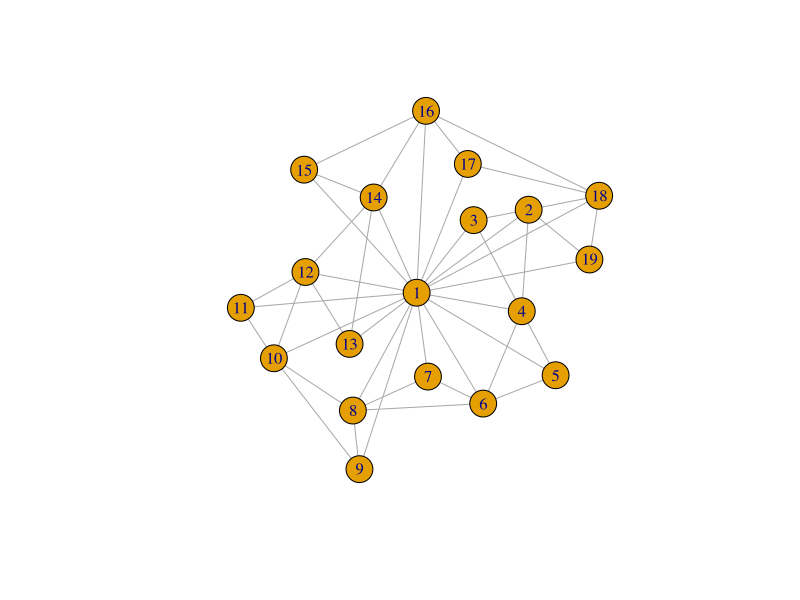
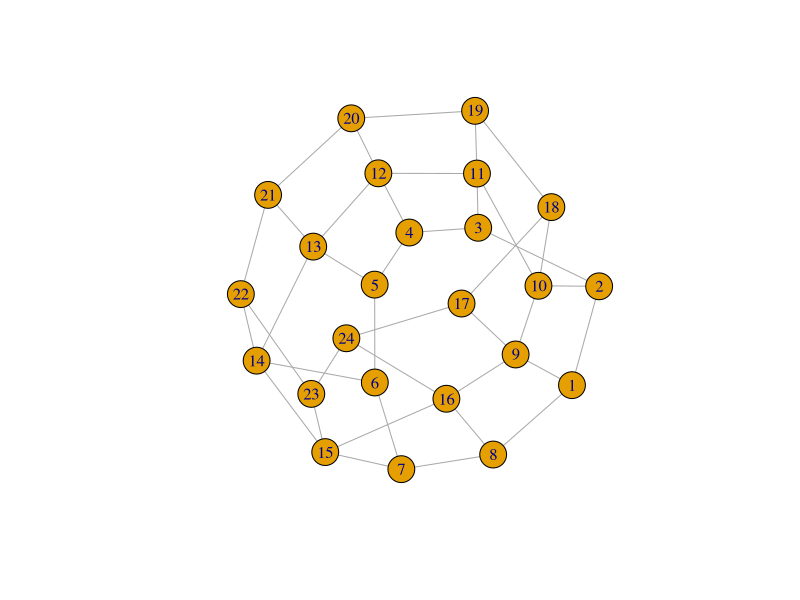
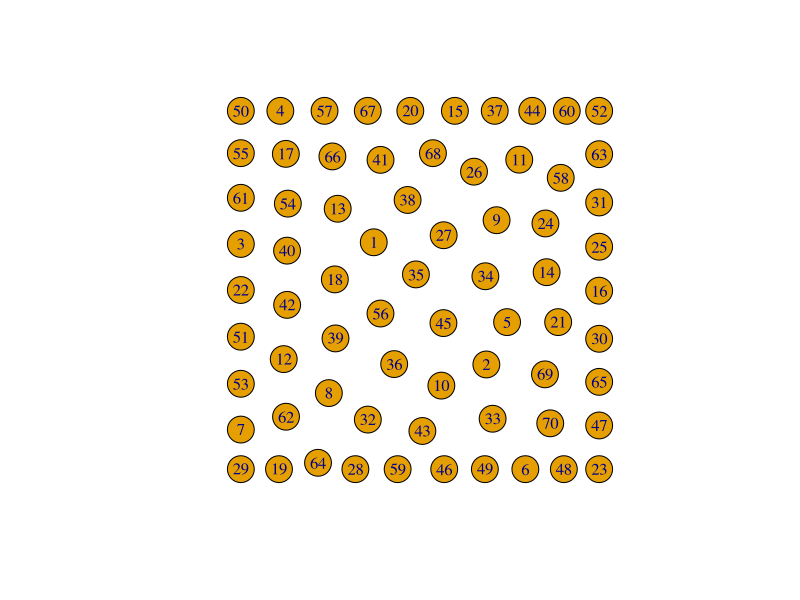
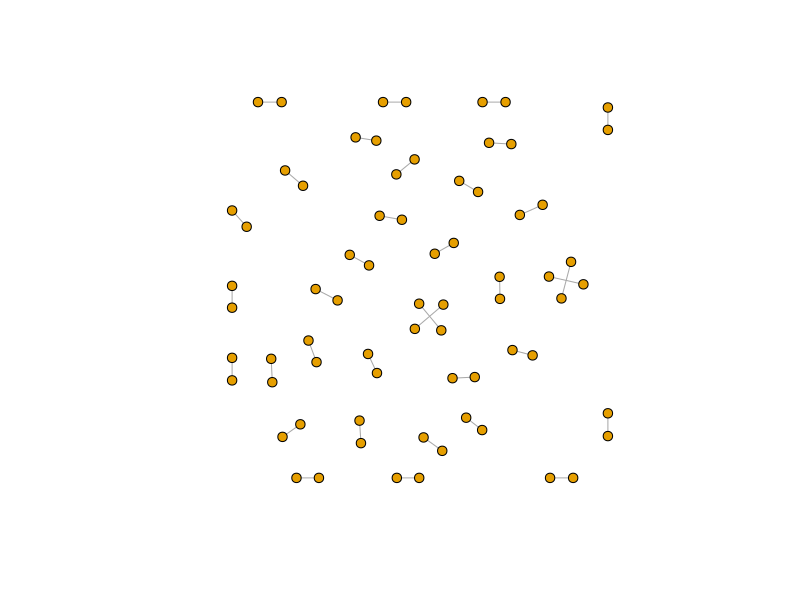
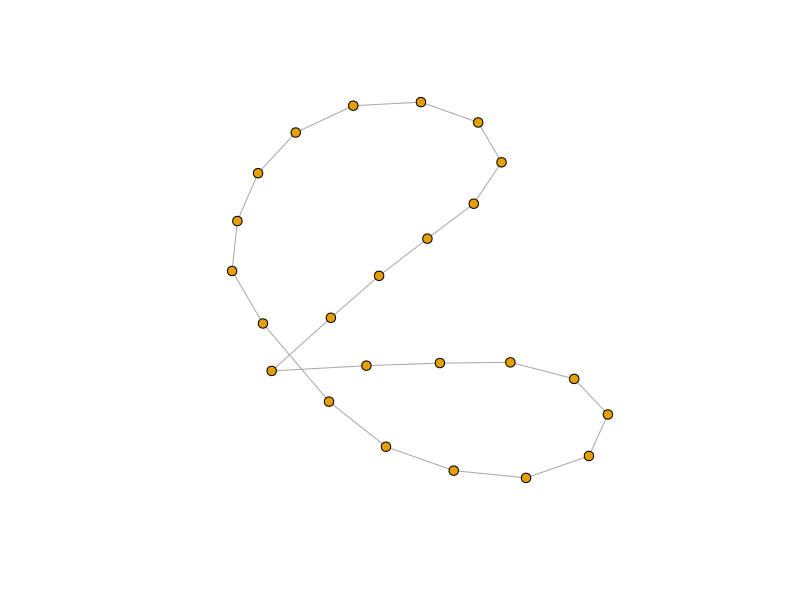
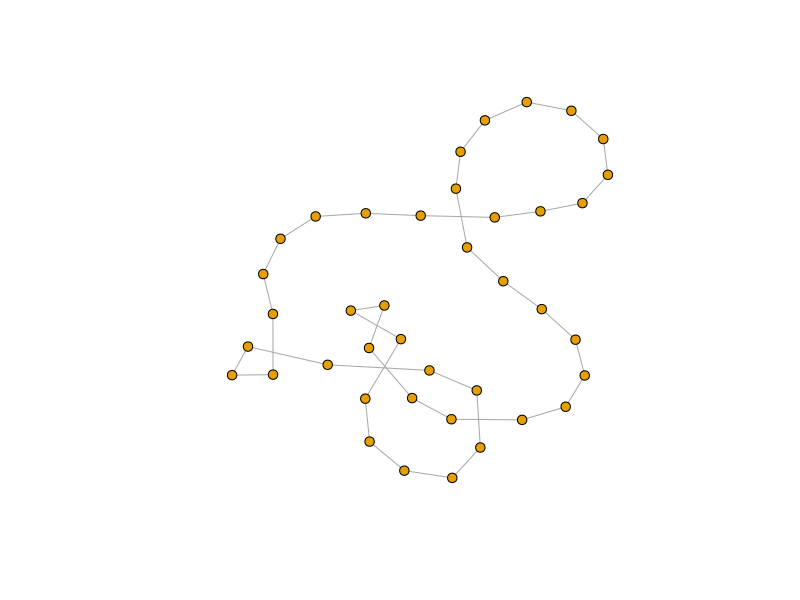
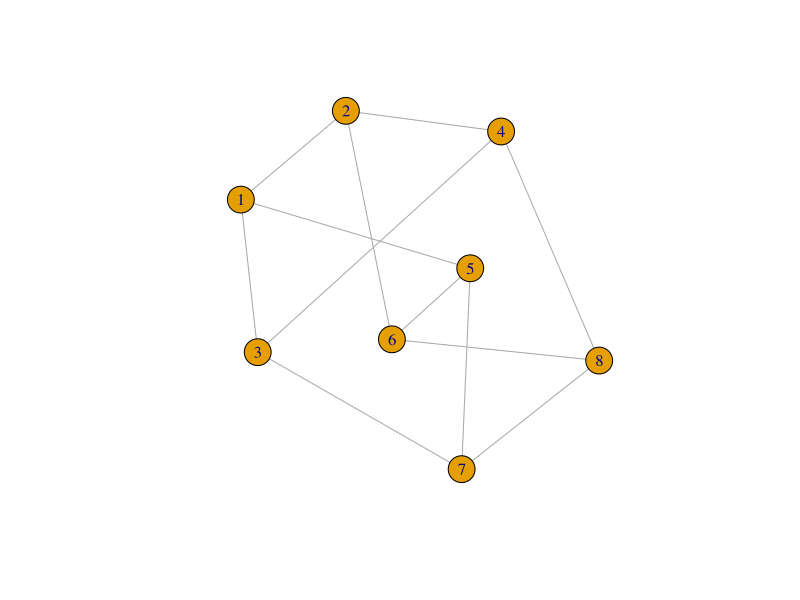
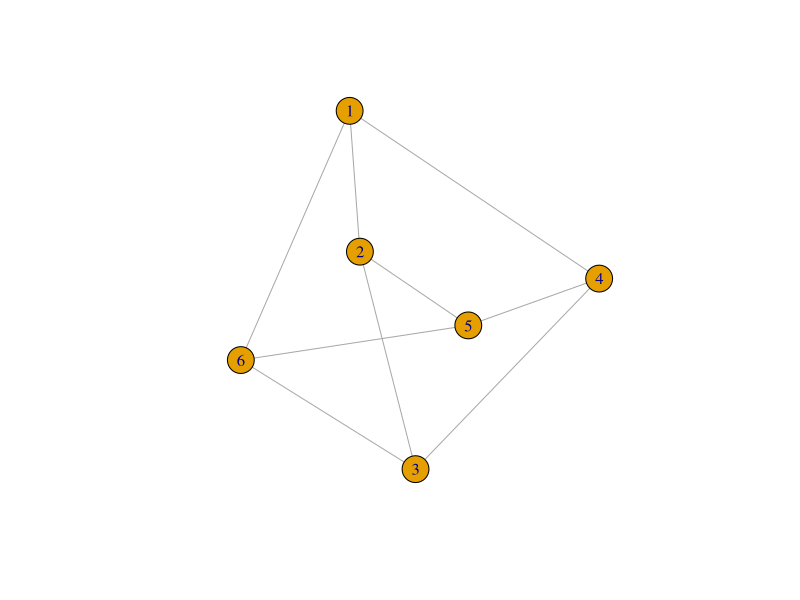

R code for these plots, in order:
library(igraph)


### Name: layout_with_dh
### Title: The Davidson-Harel layout algorithm
### Aliases: layout_with_dh layout.davidson.harel with_dh

### ** Examples


set.seed(42)
## Figures from the paper
g_1b <- make_star(19, mode="undirected") + path(c(2:19, 2)) +
  path(c(seq(2, 18, by=2), 2))
plot(g_1b, layout=layout_with_dh)

g_2 <- make_lattice(c(8, 3)) + edges(1,8, 9,16, 17,24)
plot(g_2, layout=layout_with_dh)

g_3 <- make_empty_graph(n=70)
plot(g_3, layout=layout_with_dh)

g_4 <- make_empty_graph(n=70, directed=FALSE) + edges(1:70)
plot(g_4, layout=layout_with_dh, vertex.size=5, vertex.label=NA)

g_5a <- make_ring(24)
plot(g_5a, layout=layout_with_dh, vertex.size=5, vertex.label=NA)

g_5b <- make_ring(40)
plot(g_5b, layout=layout_with_dh, vertex.size=5, vertex.label=NA)

g_6 <- make_lattice(c(2,2,2))
plot(g_6, layout=layout_with_dh)

g_7 <- graph_from_literal(1:3:5 -- 2:4:6)
plot(g_7, layout=layout_with_dh, vertex.label=V(g_7)$name)

g_8 <- make_ring(5) + make_ring(10) + make_ring(5) +
  edges(1,6, 2,8, 3, 10, 4,12, 5,14,
        7,16, 9,17, 11,18, 13,19, 15,20)
plot(g_8, layout=layout_with_dh, vertex.size=5, vertex.label=NA)

g_9 <- make_lattice(c(3,2,2))
plot(g_9, layout=layout_with_dh, vertex.size=5, vertex.label=NA)

g_10 <- make_lattice(c(6,6))
plot(g_10, layout=layout_with_dh, vertex.size=5, vertex.label=NA)

g_11a <- make_tree(31, 2, mode="undirected")
plot(g_11a, layout=layout_with_dh, vertex.size=5, vertex.label=NA)

g_11b <- make_tree(21, 4, mode="undirected")
plot(g_11b, layout=layout_with_dh, vertex.size=5, vertex.label=NA)

g_12 <- make_empty_graph(n=37, directed=FALSE) +
  path(1:5,10,22,31,37:33,27,16,6,1) + path(6,7,11,9,10) + path(16:22) +
  path(27:31) + path(2,7,18,28,34) + path(3,8,11,19,29,32,35) +
  path(4,9,20,30,36) + path(1,7,12,14,19,24,26,30,37) +
  path(5,9,13,15,19,23,25,28,33) + path(3,12,16,25,35,26,22,13,3)
plot(g_12,  layout=layout_with_dh, vertex.size=5, vertex.label=NA)
